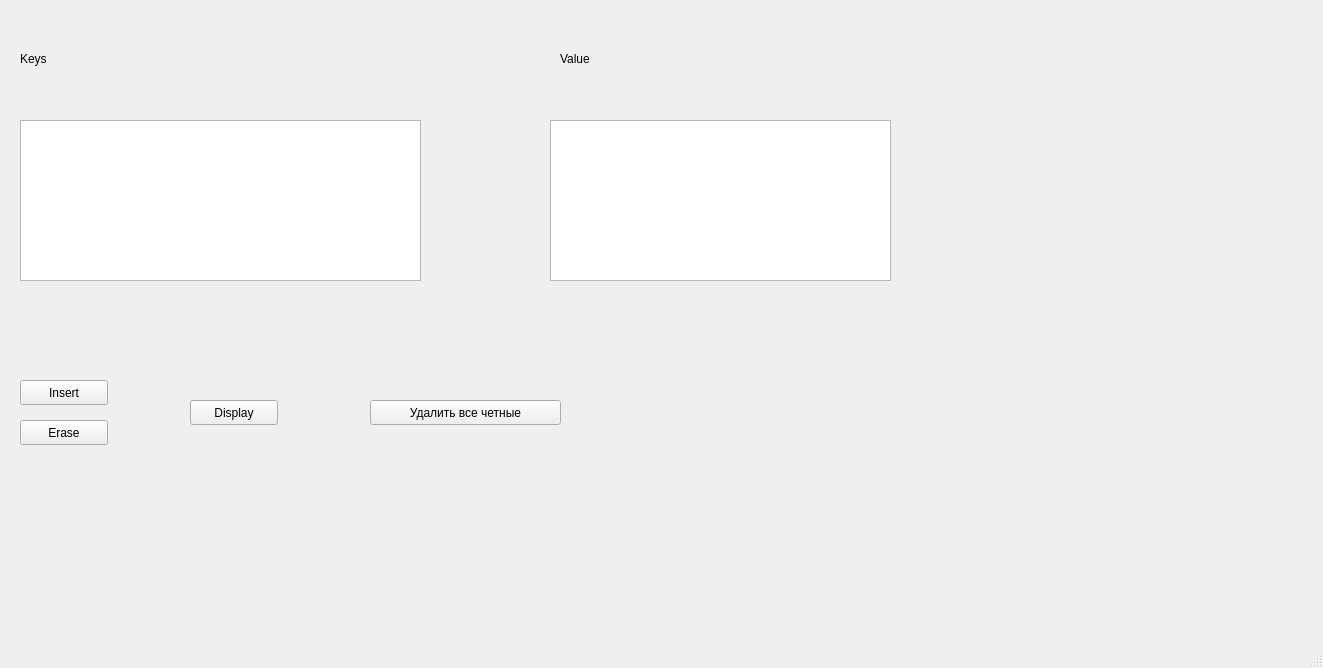
<?xml version="1.0" encoding="UTF-8"?>
<ui version="4.0">
 <class>MainWindow</class>
 <widget class="QMainWindow" name="MainWindow">
  <property name="geometry">
   <rect>
    <x>0</x>
    <y>0</y>
    <width>1323</width>
    <height>668</height>
   </rect>
  </property>
  <property name="windowTitle">
   <string>MainWindow</string>
  </property>
  <widget class="QWidget" name="centralwidget">
   <widget class="QTextEdit" name="textEdit">
    <property name="geometry">
     <rect>
      <x>20</x>
      <y>120</y>
      <width>401</width>
      <height>161</height>
     </rect>
    </property>
   </widget>
   <widget class="QLabel" name="label">
    <property name="geometry">
     <rect>
      <x>20</x>
      <y>50</y>
      <width>66</width>
      <height>17</height>
     </rect>
    </property>
    <property name="text">
     <string>Keys</string>
    </property>
   </widget>
   <widget class="QTextEdit" name="textEdit_2">
    <property name="geometry">
     <rect>
      <x>550</x>
      <y>120</y>
      <width>341</width>
      <height>161</height>
     </rect>
    </property>
   </widget>
   <widget class="QLabel" name="label_2">
    <property name="geometry">
     <rect>
      <x>560</x>
      <y>50</y>
      <width>66</width>
      <height>17</height>
     </rect>
    </property>
    <property name="text">
     <string>Value</string>
    </property>
   </widget>
   <widget class="QPushButton" name="pushButton">
    <property name="geometry">
     <rect>
      <x>20</x>
      <y>380</y>
      <width>88</width>
      <height>25</height>
     </rect>
    </property>
    <property name="text">
     <string>Insert</string>
    </property>
   </widget>
   <widget class="QPushButton" name="pushButton_2">
    <property name="geometry">
     <rect>
      <x>20</x>
      <y>420</y>
      <width>88</width>
      <height>25</height>
     </rect>
    </property>
    <property name="text">
     <string>Erase</string>
    </property>
   </widget>
   <widget class="QPushButton" name="pushButton_3">
    <property name="geometry">
     <rect>
      <x>190</x>
      <y>400</y>
      <width>88</width>
      <height>25</height>
     </rect>
    </property>
    <property name="text">
     <string>Display</string>
    </property>
   </widget>
   <widget class="QPushButton" name="pushButton_4">
    <property name="geometry">
     <rect>
      <x>370</x>
      <y>400</y>
      <width>191</width>
      <height>25</height>
     </rect>
    </property>
    <property name="text">
     <string>Удалить все четные</string>
    </property>
   </widget>
  </widget>
  <widget class="QMenuBar" name="menubar">
   <property name="geometry">
    <rect>
     <x>0</x>
     <y>0</y>
     <width>1323</width>
     <height>22</height>
    </rect>
   </property>
  </widget>
  <widget class="QStatusBar" name="statusbar"/>
 </widget>
 <resources/>
 <connections/>
</ui>
